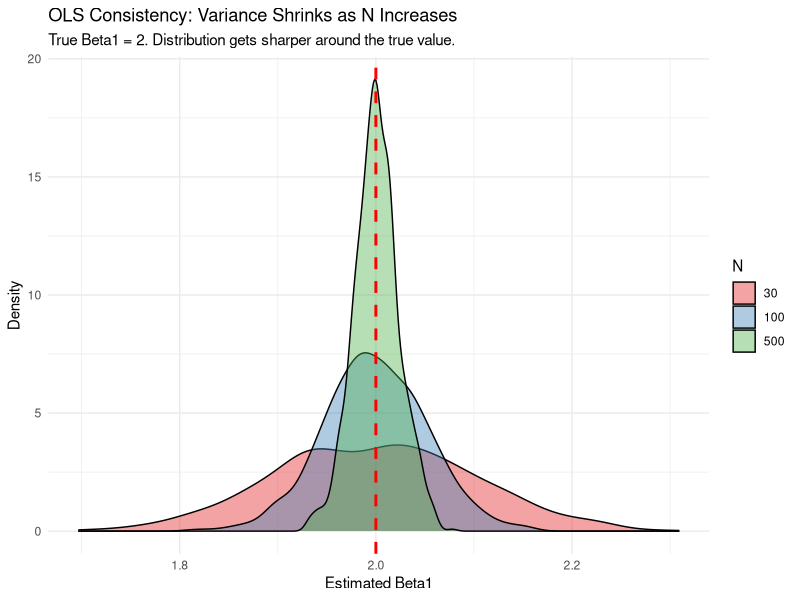

The R source for this figure:
#' @title OLS Properties Monte Carlo Validation
#' @description This script validates the Unbiasedness and Consistency 
#' of the Ordinary Least Squares (OLS) estimator.

library(ggplot2)
library(dplyr)
library(tidyr)

# 1. Settings ----
set.seed(42)
true_beta0 <- 1
true_beta1 <- 2
sigma <- 1.5
n_sims <- 1000

# 2. Simulation Function ----
# We vary N to demonstrate consistency
simulate_ols <- function(N) {
  results <- replicate(n_sims, {
    x <- runif(N, 0, 10)
    eps <- rnorm(N, mean = 0, sd = sigma)
    y <- true_beta0 + true_beta1 * x + eps
    
    model <- lm(y ~ x)
    return(coef(model)["x"])
  })
  return(data.frame(beta1_hat = results, N = factor(N)))
}

# 3. Running Simulations for different N ----
cat("Running simulations for N = 30, 100, 500...\n")
df_small  <- simulate_ols(30)
df_medium <- simulate_ols(100)
df_large  <- simulate_ols(500)

all_results <- rbind(df_small, df_medium, df_large)

# 4. Statistical Summary ----
summary_stats <- all_results %>%
  group_by(N) %>%
  summarize(
    mean_estimate = mean(beta1_hat),
    bias = mean_estimate - true_beta1,
    variance = var(beta1_hat)
  )

print("--- OLS Properties Summary ---")
print(summary_stats)

# 5. Visualization: Consistency ----
# As N increases, the distribution centers on 2.0 and gets narrower.
ggplot(all_results, aes(x = beta1_hat, fill = N)) +
  geom_density(alpha = 0.4) +
  geom_vline(xintercept = true_beta1, linetype = "dashed", color = "red", size = 1) +
  labs(
    title = "OLS Consistency: Variance Shrinks as N Increases",
    subtitle = paste0("True Beta1 = ", true_beta1, ". Distribution gets sharper around the true value."),
    x = "Estimated Beta1",
    y = "Density"
  ) +
  theme_minimal() +
  scale_fill_brewer(palette = "Set1")

# Theoretical Insight:
# 1. Unbiasedness: Look at 'bias' in summary_stats. It should be very close to 0 for all N.
# 2. Consistency: Look at 'variance'. It should decrease as N increases.
